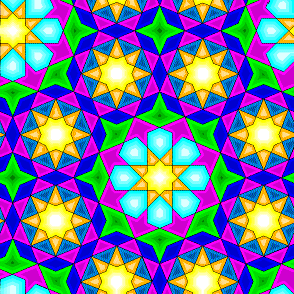
%> input picture assignment3/octone.gif, 294 x 294 px
$ octave Assignment3_201301134.m   (GNU Octave 9; MATLAB toolbox functions it lacks are replaced by stand-ins)
%> lines starting %> are read from the running program, lines starting %| are printed output that depends on the picture; in (x1, y1, x2, y2) boxes, pixels count from 0 and x2, y2 are one past the last pixel; in counts of white or black regions, pixels touching at a corner belong together; the program's own positions count from 1
%% Yash Patel, 201301134 %%
% CSE, IIIT-H %

%% Question-1
clc
clear all
% Read the image. %
[img map] = imread('octone.gif');
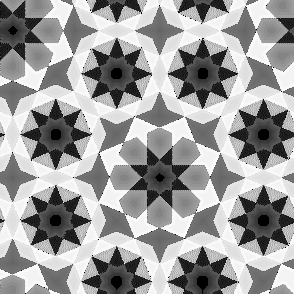
%> img: size 294x294 uint8; min 0, max 255, mean 157.1
%> map = 256 rows, first 12: [1 1 1; 0.129 0 0; 0.29 0 0; 0.58 0.129 0; 0.42 0.129 0; 0.776 0.58 0.42; 0.29 0.129 0; 0.871 0.58 0.322; 0.871 0.42 0; 0.647 0.42 0.192; 0.58 0.29 0; 1 0.839 0.612]

% Convert this to jpg image. %
if ~isempty(map), img = ind2rgb(img, map); end

% Convert image from rgb to hsv %
im = rgb2hsv(img);
%> im: size 294x294x3 double; mean H, S, V 0.496, 0.917, 0.882

% Take hue, saturation and value %
im_hue = round(im(:,:,1)*360);
im_saturation = im(:,:,2);
im_value = im(:,:,3);

% Set min and max hue values for Yellow.%
yellow_min = 57;
yellow_max = 90;

% Get binary image corresponting to yellow range. %
yellow = ((im_hue>yellow_min)&(im_hue<=yellow_max));
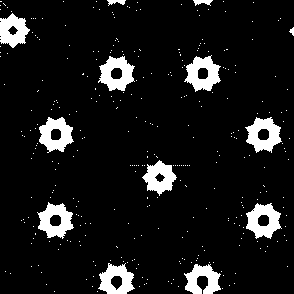
%> yellow: size 294x294 logical; 9.1% white; 327 white regions (314 under 20 px), largest, box (x1, y1, x2, y2) and area: (184, 55, 221, 92) 781, (98, 56, 135, 91) 772, (37, 202, 74, 239) 771

% Make corresponding RGB image. %
RGB = zeros(size(im,1), size(im,2), 3);
RGB(:, :, 1) = yellow;
%> RGB: size 294x294x3 double; mean H, S, V 0.0907, 0, 0
RGB(:, :, 2) = yellow;
%> RGB: size 294x294x3 double; mean H, S, V 0.0907, 0.0907, 0
RGB(:, :, 3) = 0.3*yellow;
%> RGB: size 294x294x3 double; mean H, S, V 0.0907, 0.0907, 0.0272
figure, imshow(RGB)

%% Question-2
clc
clear all
% Read circle image. %
im = imread('circles.jpg');
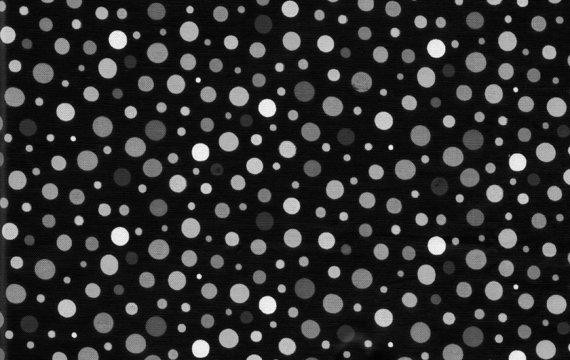
%> input picture assignment3/circles.jpg, 570 x 360 px
%> im is the input picture: size 360x570x3 uint8; min 0, max 255, mean 45.5

% Convert image to gray scale image. %
im = rgb2gray(im);
%> im: size 360x570 uint8
im = im2bw(im,0.4);
%> im: size 360x570 logical; 19% white; 366 white regions (82 under 20 px), largest, box (x1, y1, x2, y2) and area: (395, 160, 416, 180) 322, (147, 43, 168, 63) 320, (77, 151, 98, 171) 318
im_bw_pre = zeros(size(im));
nums = zeros(15,2);
% Vary over suitable radius size and apply top-hat filter. %
for i=3:12

    % Take the structuring element as circle. %
    se = strel('disk',i);

    % Apply Top-Hat Filter. %
    im_th = imtophat(im,se);

    % Convert to binary image. %
    im_bw = im_th - im_bw_pre;

    % Remove salt pepper noise for this. %
    im_bw = medfilt2(im_bw, [5,5]);

    % Show this image. %
    figure, imshow(im_bw)

    % Save im pre as this im bw for next iteration. %
    im_bw_pre = im_th;

    % Count the connected components. %
    [l num] = bwlabel(im_bw);

    % Store in array. %
    nums(i-2,1) = i;
    nums(i-2,2) = num;

end
%> this loop made 10 passes
%> num on passes 1 to 10: 14, 55, 63, 31, 26, 34, 24, 50, 7, 0
%> after the loop, nums = 15 rows, first 12: [3 14; 4 55; 5 63; 6 31; 7 26; 8 34; 9 24; 10 50; 11 7; 12 0; 0 0; 0 0]

% Print nums. %
nums

%% Question-3
clc
clear all
% Read the foreground image. %
im_f = imread('question3_fg.jpg');
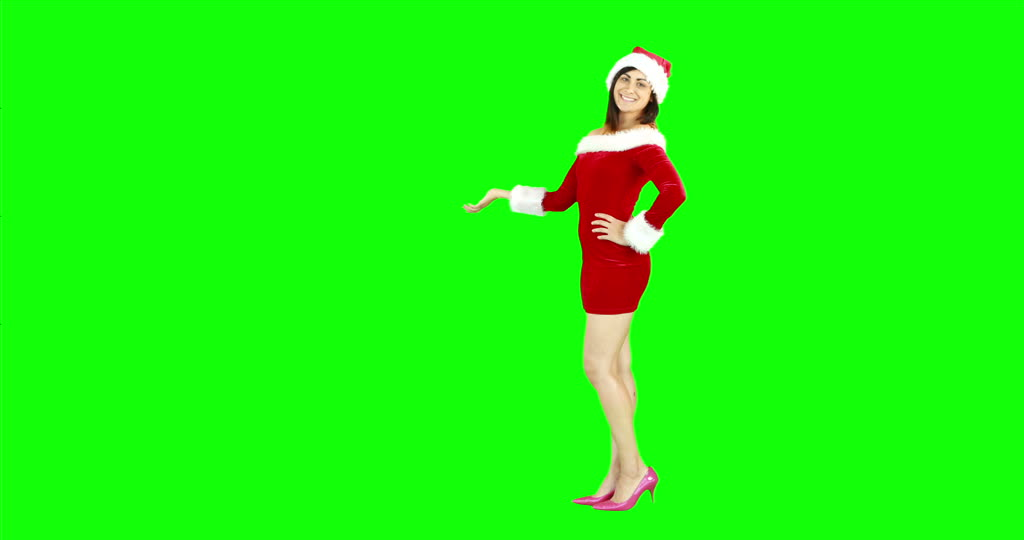
%> input picture assignment3/question3_fg.jpg, 1024 x 540 px
%> im_f is the input picture: size 540x1024x3 uint8; mean R, G, B 28.4, 247.5, 13.8
figure, imshow(im_f)

% Read the background image. %
im_b = imread('question3_bg.jpg');
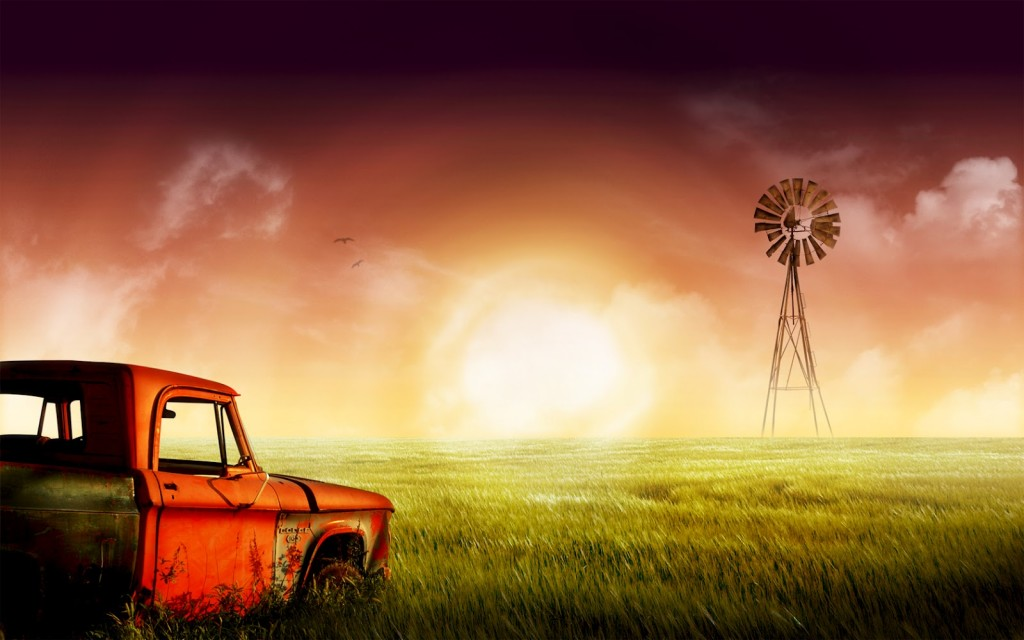
%> input picture assignment3/question3_bg.jpg, 1024 x 640 px
%> im_b is the input picture: size 640x1024x3 uint8; mean R, G, B 142.9, 100, 67.2
figure, imshow(im_b)

% Set values according to background in foreground image. %
im_f_ext_indexes = (((im_f(:,:,1)>15) & (im_f(:,:,2)<240)) | ((im_f(:,:,1)>200) & (im_f(:,:,2)>200) & (im_f(:,:,3)>200)));
%> im_f_ext_indexes: size 540x1024 logical; 5.3% white; 1 white region, box (x1, y1, x2, y2) and area: (463, 46, 687, 511) 29255

im_f_ext = cat(3,im_f_ext_indexes,im_f_ext_indexes, im_f_ext_indexes);

% Keep original value of only indexes specified rest all zero. %
im_f = uint8(double(im_f).*double(im_f_ext));

% Get size of fg image. %
im_f_size = size(im_f);
%> im_f_size = [540 1024 3]

% Resize background image, according to fg image. %
im_b = imresize(im_b, [im_f_size(1), im_f_size(2)]);
%> im_b: size 540x1024x3 uint8

% find modified bg image. %
im_f_ext = not(im_f_ext);
im_final = uint8(double(im_b).*double(im_f_ext));

% add both images. %
im_final = im_final + im_f;
figure, imshow(im_final)

%% Question-4a
clc
clear all

% Read the world map. %
im = double(imread('map.gif'));
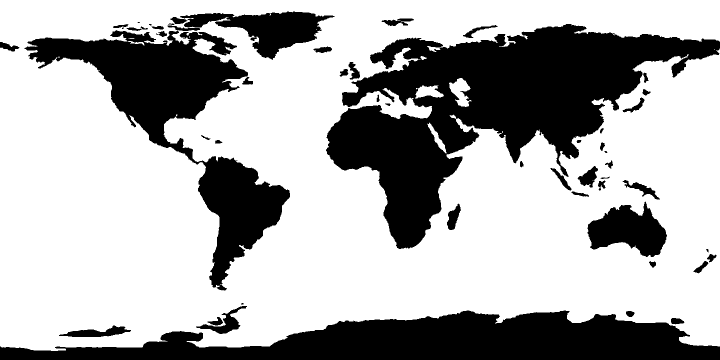
%> input picture assignment3/map.gif, 1440 x 720 px (shown at 1/2 size)
%> im: size 720x1440 double; values 0 (black) and 1 (white), 68.2% white; 52 black regions (5 under 20 px), largest, box (x1, y1, x2, y2) and area: (652, 48, 1440, 498) 139714, (0, 621, 1440, 720) 83245, (49, 60, 580, 581) 70640

% Take image size. %
im_size = size(im);
%> im_size = [720 1440]

% Compute the breadth and length of map. %
breadth = im_size(2)/2;
%> breadth = 720
length = im_size(1)/2;
%> length = 360

% Max and Min variations of breadth possible. %
breadth_min_d = -1;
breadth_max_d = 1;

% Max and Min variations of lengths. %
length_min_d = -pi/2;
length_max_d = pi/2;

% Ranges as per function for breadth. %
breadth_min_r = -1;
breadth_max_r = 1;

% Ranges as per function for length. %
length_min_r = -1;
length_max_r = 1;

% Number of steps size of breadth. %
breadth_step_o = ( breadth_max_d - breadth_min_d ) /(breadth*2);
%> breadth_step_o = 0.00139

% Number of steps size of length. %
length_step_o = ( length_max_d - length_min_d ) /(length*2);
%> length_step_o = 0.00436

% Steps size of breadth in transformed image. %
breadth_step_n = ( breadth_max_r - breadth_min_r ) /(breadth*2);
%> breadth_step_n = 0.00139

% Steps size of length in transformed image. %
length_step_n = ( length_max_r - length_min_r ) /(length*2);
%> length_step_n = 0.00278


% Old x and y in image, according to domain parameters. %
[x_o y_o] = meshgrid(breadth_min_d + breadth_step_o : breadth_step_o : breadth_max_d...
                     , length_min_d + length_step_o : length_step_o : length_max_d );


% New x and y in image, according to range parameters. %
[x_n y_n] =  meshgrid(breadth_min_r + breadth_step_n : breadth_step_n : breadth_max_r...
                     , length_min_r + length_step_n : length_step_n : length_max_r );

% Inerse Transformation of coordinates. %
im_o_x = x_n;
im_o_y = asin( y_n );

% Interpolate the values from neighbours of corresponding old image pixel %
img_final = interp2 (x_o, y_o, im, im_o_x, im_o_y );

figure, imshow(im), title('Normal World Map');
figure, imshow(img_final), title('Cylindrical projection of World Map');

%% Question-4b
clc
clear all
% Read the world map. %
im = double(imread('map.gif'));

% Take image size. %
im_size = size(im);

% Compute the breadth and length of map. %
breadth = im_size(2)/2;
length = im_size(1)/2;


del=0.1;

% Max and Min variations of breadth possible. %
breadth_min_d = -1;
breadth_max_d = 1;

% Max and Min variations of lengths. %
length_min_d = -pi/(2+del);
length_max_d = pi/(2+del);

% Ranges as per function for breadth. %
breadth_min_r = -1;
breadth_max_r = 1;

% Ranges as per function for length. %
length_min_r = log(tan(-pi/2/(2+del)+pi/4));
length_max_r = log(tan(pi/2/(2+del)+pi/4));


% Number of steps size of breadth. %
breadth_step_o = (breadth_max_d - breadth_min_d)/(breadth*2);

% Number of steps size of length. %
length_step_o = (length_max_d - length_min_d)/(length*2);
%> length_step_o = 0.00416

% Steps size of breadth in transformed image. %
breadth_step_n = (breadth_max_r - breadth_min_r)/(breadth*2);

% Steps size of length in transformed image. %
length_step_n = (length_max_r - length_min_r)/(length*2);
%> length_step_n = 0.00913

% Old x and y in image, according to domain parameters. %
[ x_o y_o ] = meshgrid( breadth_min_d + breadth_step_o : breadth_step_o : breadth_max_d...
                     , length_min_d + length_step_o : length_step_o : length_max_d );

% New x and y in image, according to range parameters. %
[ x_n y_n ] =  meshgrid( breadth_min_r + breadth_step_n : breadth_step_n : breadth_max_r...
                     , length_min_r + length_step_n :length_step_n : length_max_r );

% Inerse Transformation of coordinates. %
im_o_x = x_n;
im_o_y = 2*(atan(exp(y_n))-pi/4);

% Interpolate the values from neighbours of corresponding old image pixel %
img_final_2 = interp2 (x_o, y_o, im, im_o_x, im_o_y );
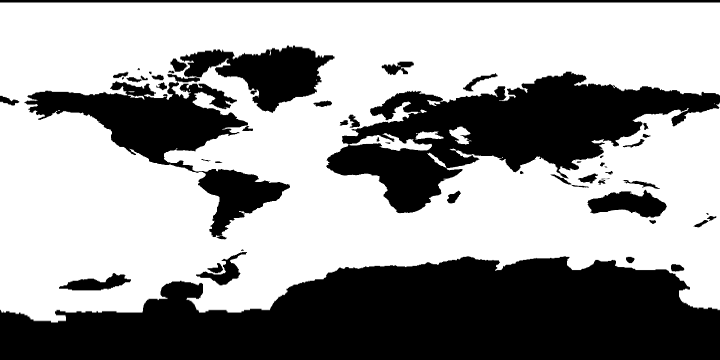
%> img_final_2: size 720x1440 double (shown at 1/2 size); 0.69% of the values are NaN or infinite; the others: min 0, max 1, mean 0.617; drawn with min black, max white, NaN and infinite black

figure, imshow(img_final_2), title('Mercartor-projection of World Map');
